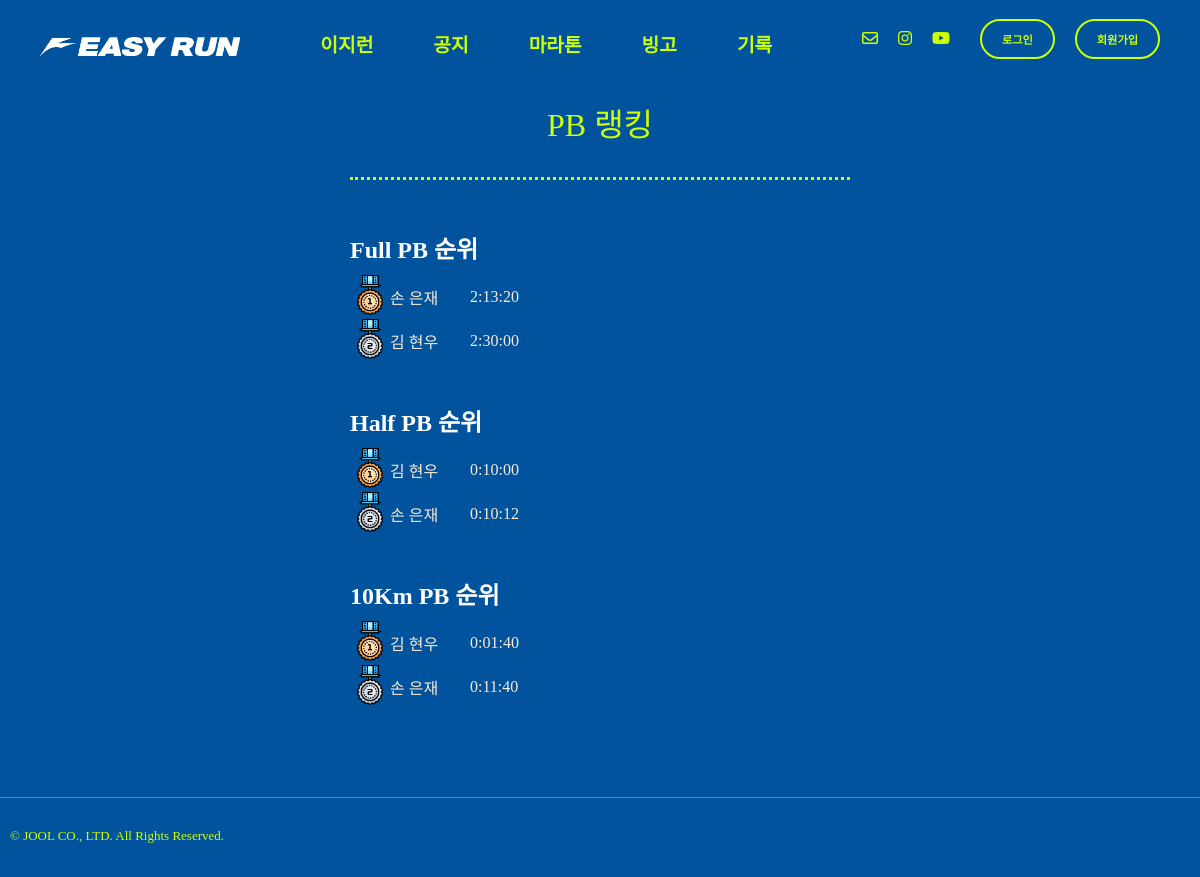
/runres/pbrank/, run on an earlier commit of the app's database.
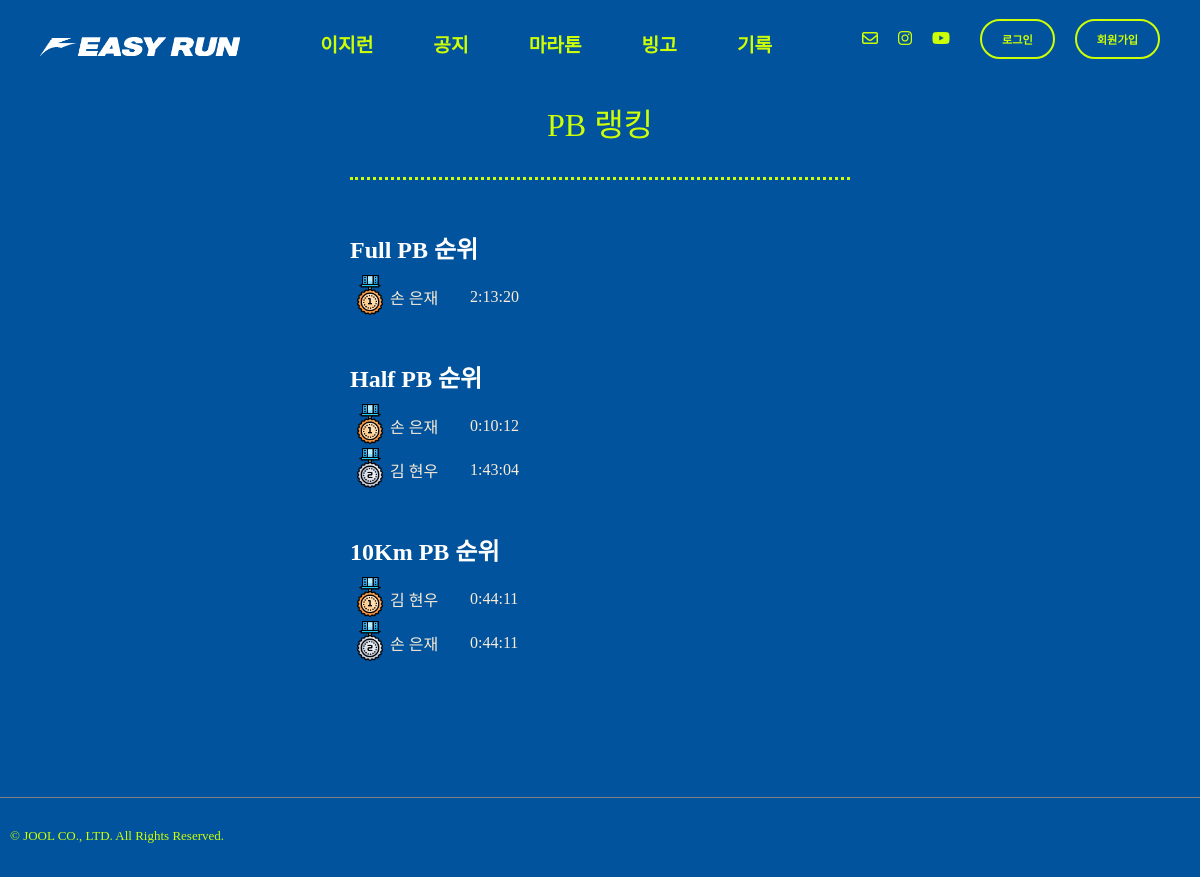
And on a later commit of the database.
### record/models.py (models this page shows)
class PersonalRecord(models.Model):
    STATUS_CHOICES = [
        ('pending', '심사중'),
        ('verified', '인증됨'),
        ('rejected', '반려됨'),
    ]
    CATEGORY_CHOICES = [
        ('10K', '10km'),
        ('HM', '하프마라톤'),
        ('FM', '풀마라톤'),
    ]
    event_name = models.CharField(max_length=50)
    runner = models.ForeignKey(settings.AUTH_USER_MODEL,on_delete=models.CASCADE)
    category = models.CharField(max_length=5, choices=CATEGORY_CHOICES)
    date = models.DateField(blank=True, null=True)
    record = models.DurationField()  # 시간 기록
    status = models.CharField(
        max_length=10,
        choices=STATUS_CHOICES,
        default='pending'
    )
    evidence_url = ResizedImageField(size=[500,500], upload_to="record", blank=False)
    created_at = models.DateTimeField(auto_now_add=True)
    desc = models.TextField(blank=True)
    class Meta:
        unique_together = ('runner', 'category')  # 한 종목에 1개 PR
    def __str__(self):
        return f"{self.runner} - {self.category}: {self.record}"

### record/views.py (the view)
# urls.py: path('pbrank/', views.pbRank, name="pbRank"),
def pbRank(request):
    try:
        ranking_tenk = PersonalRecord.objects.filter(category='10K').order_by('record')
        ranking_hm = PersonalRecord.objects.filter(category='HM').order_by('record')
        ranking_fm = PersonalRecord.objects.filter(category='FM').order_by('record')
        print(ranking_fm)
    except:
        ranking_tenk = None
        ranking_hm = None
        ranking_fm = None
    return render(request,"run_pb.html", {"ranking_tenk":ranking_tenk, "ranking_hm":ranking_hm, "ranking_fm":ranking_fm})

### templates/run_pb.html (shortened to what this page needs)
{% extends "base.html" %}
{% load static %}
{% block content %}
  <div class="main-view flex-center">
    <div class="container-w500">
      <div>
        <p class="page-title">PB 랭킹</p>
      </div>
      <div class="divider-line"></div>
      <div class="space-h30"></div>
      <div>
        <div class="title-pb">Full PB 순위</div>
        {% for record in ranking_fm %}
          <div class="flex-row text-white">
            {% if forloop.counter == 1 %}
              <div class="rank-counter"><img src="{% static 'img/01-Gold-Medal.png' %}" alt="hamb-btn" height="40px," width="40px"></div>
            {% elif forloop.counter == 2 %}
              <div class="rank-counter"><img src="{% static 'img/02-Silver-Medal.png' %}" alt="hamb-btn" height="40px," width="40px"></div>
            {% elif forloop.counter == 3 %}
              <div class="rank-counter"><img src="{% static 'img/03-Bronze-Medal.png' %}" alt="hamb-btn" height="40px," width="40px"></div>
            {% else %}
              <div class="rank-counter">{{ forloop.counter }}</div>
            {% endif %}
            <div class="rank-runner">{{ record.runner.last_name }}
              {{ record.runner.first_name }}</div>
            <div class="rank-record">{{ record.record }}</div>
          </div>
        {% endfor %}
      </div>
      <div class="space-h30"></div>
      <div>
        <div class="title-pb">Half PB 순위</div>
        {% for record in ranking_hm %}
          <div class="flex-row text-white">
            {% if forloop.counter == 1 %}
              <div class="rank-counter"><img src="{% static 'img/01-Gold-Medal.png' %}" alt="hamb-btn" height="40px," width="40px"></div>
            {% elif forloop.counter == 2 %}
              <div class="rank-counter"><img src="{% static 'img/02-Silver-Medal.png' %}" alt="hamb-btn" height="40px," width="40px"></div>
            {% elif forloop.counter == 3 %}
              <div class="rank-counter"><img src="{% static 'img/03-Bronze-Medal.png' %}" alt="hamb-btn" height="40px," width="40px"></div>
            {% else %}
              <div class="rank-counter">{{ forloop.counter }}</div>
            {% endif %}
            <div class="rank-runner">{{ record.runner.last_name }}
              {{ record.runner.first_name }}</div>
            <div class="rank-record">{{ record.record }}</div>
          </div>
        {% endfor %}
      </div>
      <div class="space-h30"></div>
      <div>
        <div class="title-pb">10Km PB 순위</div>
        {% for record in ranking_tenk %}
          <div class="flex-row text-white">
            {% if forloop.counter == 1 %}
              <div class="rank-counter"><img src="{% static 'img/01-Gold-Medal.png' %}" alt="hamb-btn" height="40px," width="40px"></div>
            {% elif forloop.counter == 2 %}
              <div class="rank-counter"><img src="{% static 'img/02-Silver-Medal.png' %}" alt="hamb-btn" height="40px," width="40px"></div>
            {% elif forloop.counter == 3 %}
              <div class="rank-counter"><img src="{% static 'img/03-Bronze-Medal.png' %}" alt="hamb-btn" height="40px," width="40px"></div>
            {% else %}
              <div class="rank-counter">{{ forloop.counter }}</div>
            {% endif %}
            <div class="rank-runner">{{ record.runner.last_name }}
              {{ record.runner.first_name }}</div>
            <div class="rank-record">{{ record.record }}</div>
          </div>
        {% endfor %}
      </div>
    </div>
  </div>
{% endblock content %}

What changed in the data, as far as the page shows it:
removed PersonalRecord: runner.last_name "김", runner.first_name "현우", record "2:30:00"
shown differently, row unchanged: PersonalRecord (number 2 of 5 on the later page): moves up the list
changed PersonalRecord (number 3 of 5 on the later page): record "0:10:00" → "1:43:04"
changed PersonalRecord (number 4 of 5 on the later page): record "0:01:40" → "0:44:11"
changed PersonalRecord (number 5 of 5 on the later page): record "0:11:40" → "0:44:11"
